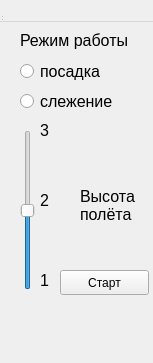
<?xml version="1.0" encoding="UTF-8"?>
<ui version="4.0">
 <class>Form</class>
 <widget class="QWidget" name="MainWindow">
  <property name="geometry">
   <rect>
    <x>0</x>
    <y>0</y>
    <width>153</width>
    <height>363</height>
   </rect>
  </property>
  <property name="windowTitle">
   <string>MainWindow</string>
  </property>
  <widget class="QWidget" name="centralWidget">
   <widget class="QLabel" name="label">
    <property name="geometry">
     <rect>
      <x>20</x>
      <y>30</y>
      <width>111</width>
      <height>21</height>
     </rect>
    </property>
    <property name="font">
     <font>
      <pointsize>12</pointsize>
     </font>
    </property>
    <property name="text">
     <string>Режим работы</string>
    </property>
   </widget>
   <widget class="QRadioButton" name="rb_landing">
    <property name="geometry">
     <rect>
      <x>20</x>
      <y>60</y>
      <width>112</width>
      <height>23</height>
     </rect>
    </property>
    <property name="font">
     <font>
      <pointsize>12</pointsize>
     </font>
    </property>
    <property name="text">
     <string>посадка</string>
    </property>
   </widget>
   <widget class="QRadioButton" name="rb_hovering">
    <property name="geometry">
     <rect>
      <x>20</x>
      <y>90</y>
      <width>112</width>
      <height>23</height>
     </rect>
    </property>
    <property name="font">
     <font>
      <pointsize>12</pointsize>
     </font>
    </property>
    <property name="text">
     <string>слежение</string>
    </property>
   </widget>
   <widget class="QSlider" name="s_high">
    <property name="geometry">
     <rect>
      <x>20</x>
      <y>130</y>
      <width>16</width>
      <height>160</height>
     </rect>
    </property>
    <property name="minimum">
     <number>10</number>
    </property>
    <property name="maximum">
     <number>30</number>
    </property>
    <property name="pageStep">
     <number>10</number>
    </property>
    <property name="value">
     <number>20</number>
    </property>
    <property name="sliderPosition">
     <number>20</number>
    </property>
    <property name="orientation">
     <enum>Qt::Vertical</enum>
    </property>
   </widget>
   <widget class="QLabel" name="max_s_high">
    <property name="geometry">
     <rect>
      <x>40</x>
      <y>120</y>
      <width>16</width>
      <height>21</height>
     </rect>
    </property>
    <property name="font">
     <font>
      <pointsize>12</pointsize>
     </font>
    </property>
    <property name="text">
     <string>3</string>
    </property>
   </widget>
   <widget class="QLabel" name="min_s_high">
    <property name="geometry">
     <rect>
      <x>40</x>
      <y>270</y>
      <width>16</width>
      <height>21</height>
     </rect>
    </property>
    <property name="font">
     <font>
      <pointsize>12</pointsize>
     </font>
    </property>
    <property name="text">
     <string>1</string>
    </property>
   </widget>
   <widget class="QLabel" name="curr_s_high">
    <property name="geometry">
     <rect>
      <x>40</x>
      <y>190</y>
      <width>21</width>
      <height>21</height>
     </rect>
    </property>
    <property name="font">
     <font>
      <pointsize>12</pointsize>
     </font>
    </property>
    <property name="text">
     <string>2</string>
    </property>
   </widget>
   <widget class="QLabel" name="label_2">
    <property name="geometry">
     <rect>
      <x>80</x>
      <y>180</y>
      <width>61</width>
      <height>51</height>
     </rect>
    </property>
    <property name="font">
     <font>
      <pointsize>12</pointsize>
     </font>
    </property>
    <property name="text">
     <string>Высота полёта</string>
    </property>
    <property name="wordWrap">
     <bool>true</bool>
    </property>
   </widget>
   <widget class="QPushButton" name="start_button">
    <property name="geometry">
     <rect>
      <x>60</x>
      <y>270</y>
      <width>89</width>
      <height>25</height>
     </rect>
    </property>
    <property name="text">
     <string>Старт</string>
    </property>
   </widget>
  </widget>
  <widget class="QMenuBar" name="menuBar">
   <property name="geometry">
    <rect>
     <x>0</x>
     <y>0</y>
     <width>153</width>
     <height>22</height>
    </rect>
   </property>
  </widget>
  <widget class="QToolBar" name="mainToolBar">
   <attribute name="toolBarArea">
    <enum>TopToolBarArea</enum>
   </attribute>
   <attribute name="toolBarBreak">
    <bool>false</bool>
   </attribute>
  </widget>
  <widget class="QStatusBar" name="statusBar"/>
 </widget>
 <layoutdefault spacing="6" margin="11"/>
 <resources/>
 <connections/>
</ui>
